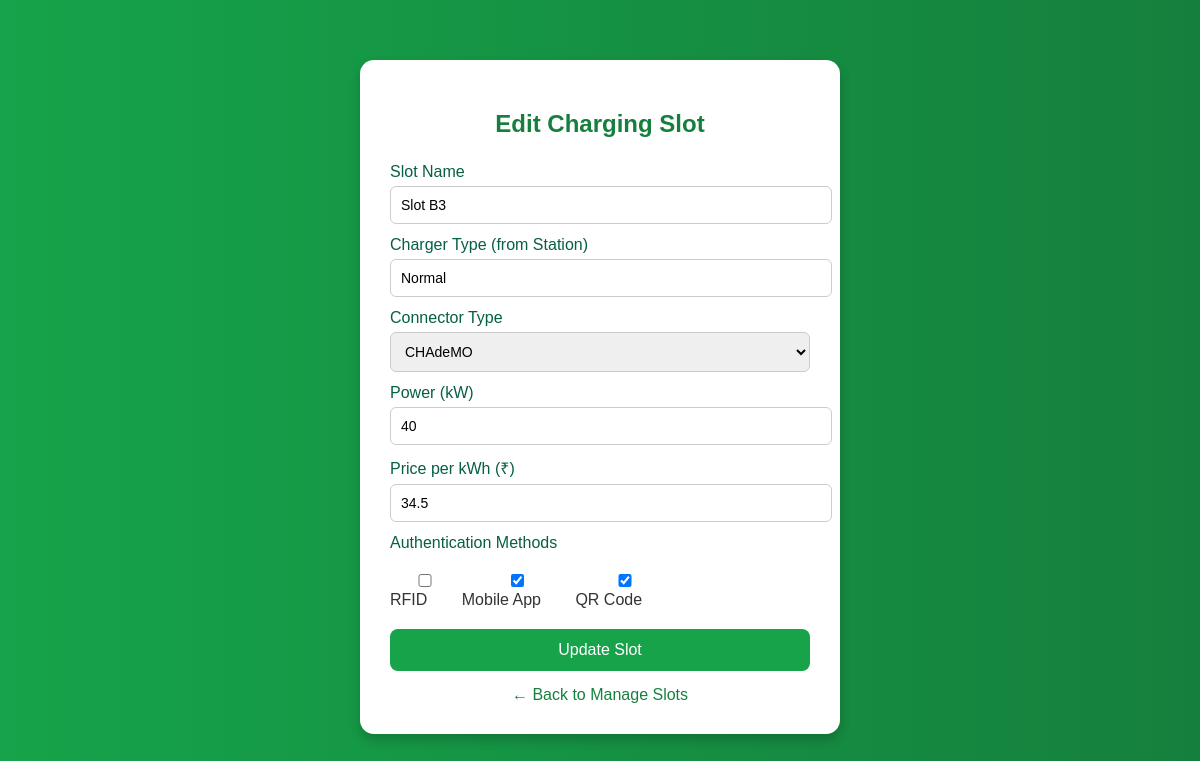
The page /station_slot_edit.php?id=3 (signed in) on the database its author committed.
### tables this page shows
CREATE TABLE `charging_slots` (
  `id` int(100) NOT NULL,
  `station_id` int(100) NOT NULL,
  `slot_name` varchar(200) NOT NULL,
  `charger_type` varchar(200) NOT NULL,
  `connector_type` varchar(200) NOT NULL,
  `power_kw` varchar(200) NOT NULL,
  `price_per_kwh` varchar(200) NOT NULL,
  `auth_methods` varchar(200) NOT NULL,
  `status` enum('Available','Occupied','Maintenance') NOT NULL DEFAULT 'Available',
  `added_on` datetime NOT NULL DEFAULT current_timestamp()
);

### station_slot_edit.php (the view, shortened to what this page needs)
<?php
include "db.php";
$station_id = $_SESSION['station_id'];
$id = $_GET['id'];
$sql = "SELECT * FROM charging_slots WHERE id='$id' AND station_id='$station_id'";
$result = mysqli_query($conn, $sql);
$row = mysqli_fetch_assoc($result);
?>
<!DOCTYPE html>
<html lang="en">
<head>
</head>
<body>
<div class="container">
    <h2>Edit Charging Slot</h2>
    <form method="POST" onsubmit="return validateSlotForm()">
        <label>Slot Name</label>
        <input type="text" name="slot_name" id="slot_name" value="<?php echo htmlspecialchars($row['slot_name']); ?>" required>
        <label>Charger Type (from Station)</label>
        <input type="text" name="charger_type" value="<?php echo htmlspecialchars($row['charger_type']); ?>" readonly>
        <label>Connector Type</label>
        <select name="connector_type" required>
            <option value="CHAdeMO" <?php if($row['connector_type']=='CHAdeMO') echo 'selected'; ?>>CHAdeMO</option>
        </select>
        <label>Power (kW)</label>
        <input type="number" name="power_kw" id="power_kw" step="0.1" min="1" value="<?php echo $row['power_kw']; ?>" required oninput="validateNumber(this)">
        <label>Price per kWh (₹)</label>
        <input type="number" name="price_per_kwh" id="price_per_kwh" step="0.01" min="1" value="<?php echo $row['price_per_kwh']; ?>" required oninput="validateNumber(this)">
        <label>Authentication Methods</label>
        <div class="checkbox-group">
            <?php
            $methods = ["RFID", "Mobile App", "QR Code"];
            $saved_methods = explode(", ", $row['auth_methods']);
            foreach ($methods as $m) {
                $checked = in_array($m, $saved_methods) ? 'checked' : '';
                echo "<label><input type='checkbox' name='auth_methods[]' value='$m' $checked> $m</label>";
            }
            ?>
        </div>
        <button type="submit" name="update">Update Slot</button>
    </form>
    <a href="station_slot_view.php">← Back to Manage Slots</a>
</div>
</body>
</html>

### station_slot_edit.php (style rules this page uses)
body { font-family: "Poppins", sans-serif; background: linear-gradient(to right, #16a34a, #15803d); margin: 0; padding: 0; }
.container { width: 420px; margin: 60px auto; background: white; border-radius: 14px; padding: 30px; box-shadow: 0 6px 12px rgba(0,0,0,0.2); }
h2 { color: #15803d; text-align: center; margin-bottom: 25px; }
label { font-weight: 500; color: #065f46; display: block; margin-top: 12px; }
input, select { width: 100%; padding: 10px; border-radius: 6px; border: 1px solid #ccc; margin-top: 5px; font-size: 14px; }
.checkbox-group { display: flex; flex-wrap: wrap; gap: 10px; margin-top: 5px; }
.checkbox-group label { font-weight: 400; color: #333; }
button { width: 100%; padding: 12px; background: #16a34a; border: none; color: white; font-size: 16px; border-radius: 8px; margin-top: 20px; cursor: pointer; transition: 0.3s ease; }
a { display: block; text-align: center; margin-top: 15px; color: #15803d; text-decoration: none; font-weight: 500; }

### rows shown on the page
charging_slots: slot_name "Slot B3", charger_type "Normal", connector_type "CHAdeMO", power_kw "40", price_per_kwh "34.5"

### other values the page prints
$m "RFID"
$m "Mobile App"
$m "QR Code"
